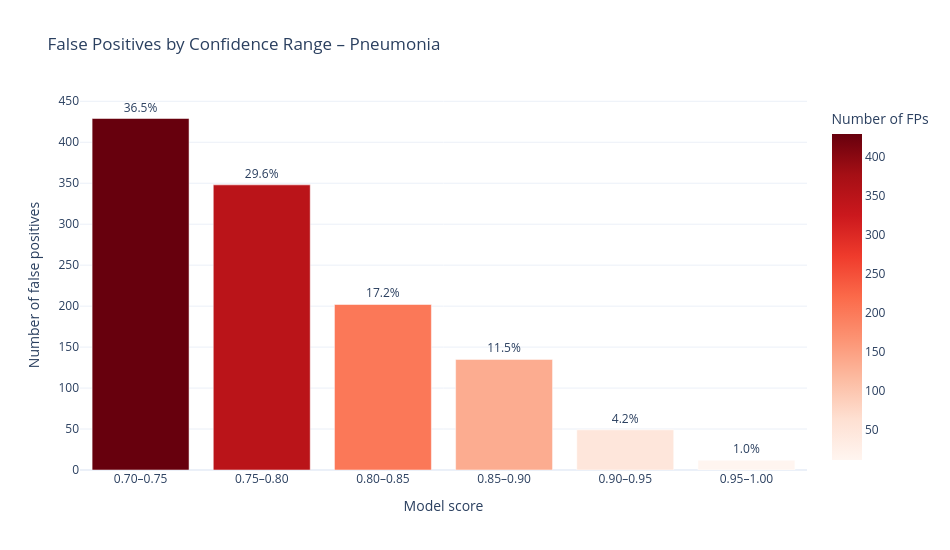

The code cell stored with this chart in its notebook:
### Code cell
bins = [0.7, 0.75, 0.8, 0.85, 0.9, 0.95, 1.000001]

labels = [
    "0.70–0.75",
    "0.75–0.80",
    "0.80–0.85",
    "0.85–0.90",
    "0.90–0.95",
    "0.95–1.00"
]

fp_df["confidence_range"] = pd.cut(
    fp_df["score"],
    bins=bins,
    labels=labels,
    right=False
)

fp_counts = (
    fp_df["confidence_range"]
    .value_counts(sort=False)
    .rename_axis("Confidence range")
    .reset_index(name="Number of FPs")
)

fp_counts["Percentage"] = (
    fp_counts["Number of FPs"] /
    max(len(fp_df), 1) * 100
)

fig = px.bar(
    fp_counts,
    x="Confidence range",
    y="Number of FPs",
    text="Percentage",
    color="Number of FPs",
    color_continuous_scale="Reds",
    title=f"False Positives by Confidence Range – {pathology}",
    hover_data={"Percentage": ":.2f"}
)

fig.update_traces(
    texttemplate="%{text:.1f}%",
    textposition="outside"
)

fig.update_layout(
    template="plotly_white",
    xaxis_title="Model score",
    yaxis_title="Number of false positives",
    width=950,
    height=550
)

fig.show()

### Figure 1 — Plotly figure (JSON) as saved in the notebook; plotly's stock layout.template omitted (floating-point values rounded to 4 significant figures)
{"data": [{"customdata": [[36.51], [29.62], [17.19], [11.49], [4.17], [1.021]], "hovertemplate": "Confidence range=%{x}<br>Number of FPs=%{marker.color}<br>Percentage=%{customdata[0]:.2f}<extra></extra>", "legendgroup": "", "marker": {"color": [429, 348, 202, 135, 49, 12], "coloraxis": "coloraxis", "pattern": {"shape": ""}}, "name": "", "orientation": "v", "showlegend": false, "text": [36.51, 29.62, 17.19, 11.49, 4.17, 1.021], "textposition": "outside", "texttemplate": "%{text:.1f}%", "type": "bar", "x": ["0.70–0.75", "0.75–0.80", "0.80–0.85", "0.85–0.90", "0.90–0.95", "0.95–1.00"], "xaxis": "x", "y": [429, 348, 202, 135, 49, 12], "yaxis": "y"}], "layout": {"barmode": "relative", "coloraxis": {"colorbar": {"title": {"text": "Number of FPs"}}, "colorscale": [[0, "rgb(255,245,240)"], [0.125, "rgb(254,224,210)"], [0.25, "rgb(252,187,161)"], [0.375, "rgb(252,146,114)"], [0.5, "rgb(251,106,74)"], [0.625, "rgb(239,59,44)"], [0.75, "rgb(203,24,29)"], [0.875, "rgb(165,15,21)"], [1, "rgb(103,0,13)"]]}, "height": 550, "legend": {"tracegroupgap": 0}, "title": {"text": "False Positives by Confidence Range – Pneumonia"}, "width": 950, "xaxis": {"anchor": "y", "domain": [0, 1], "title": {"text": "Model score"}}, "yaxis": {"anchor": "x", "domain": [0, 1], "title": {"text": "Number of false positives"}}}}
